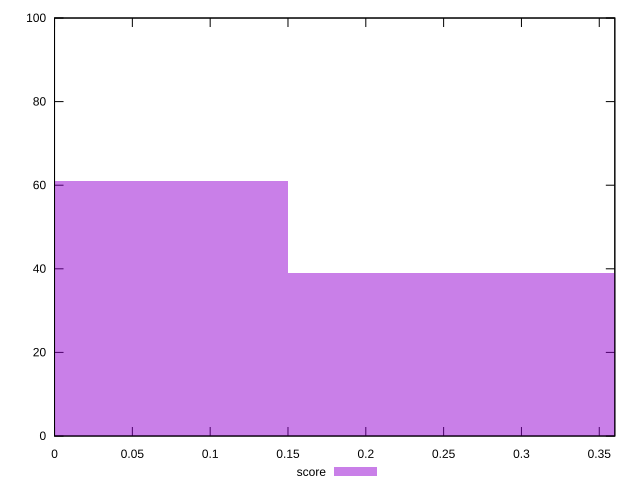

Recreate this plot in gnuplot.
reset

$score <<EOF
0 61
0.29954692786929 39
EOF

set key outside below
set boxwidth 0.29954692786929
set xrange [0:0.36]
set yrange [0:100]
set trange [0:100]
set style fill transparent solid 0.5 noborder
set terminal svg size 640, 490 enhanced background rgb 'white'
set output "report_00009_2021-02-08T22-37-41.559Z/uses-text-compression/samples/pages/score/histogram.svg"

plot $score title "score" with boxes

reset
